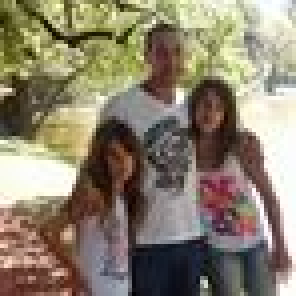
#> input picture scripts/13061976_1047124868659787_5735979009465037803_n.jpg, 74 x 74 px (shown 4 times larger); its folder holds 4 pictures in this run
$ python muestras_glob.py   (older library calls are emulated)
#> lines starting #> are read from the running program, lines starting #| are printed output that depends on the picture
# -*- coding: utf-8 -*-
"""
Created on Wed Aug  7 18:01:52 2019

@author: lione
"""

from PIL import Image
import cv2
import numpy as np
import os
import pandas as pd


archivo=list()

###genero df por tipo de feature - a su interior pueden seguir segmentandose x total/sup/inf/cent

###bins
###imagen total
bins1dt=256
bins3dt=[8,8,8]
binsedt=250

###imagen segmentos
bins1ds=80
bins3ds=[6,6,6]
binseds=250


df_h1dt=list()
df_h1ds=list()
df_h1di=list()
df_h1dc=list()

df_h3dt=list()
df_h3ds=list()
df_h3di=list()
df_h3dc=list()

df_edgest=list()
df_edgess=list()
df_edgesi=list()
df_edgesc=list()


###genero vectores para ciu_ita
files=os.listdir()

for i in files:
    try:
        archivo.append(i)
        img = Image.open(i)
#> img is the input picture: PIL image 74x74 RGB; mean R, G, B 139, 128.8, 109.8
        img = img.resize((74,74), Image.ANTIALIAS)
        img=np.array(img)
        sup = img[0:10, 0:74]
        inf = img[64:74, 0:74]
        cent = img[22:58, 22:58]
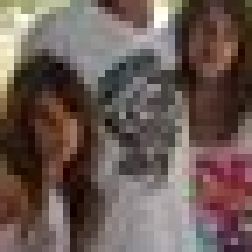
#> cent: shape (36, 36, 3) (shown 7 times larger); mean R, G, B 106.6, 89.9, 84.2


###genero vectores para imagen total

        feat_vec_h1d=list()
        feat_vec_h3d=list()
        feat_vec_edges=list()

    ###vector de histograma 1d
        hist1d(img, bins1dt, feat_vec_h1d)


    ###vector de histograma 3d

        hist3d(img, bins3dt, feat_vec_h3d)


    ###vector de edges
        edges(img, feat_vec_edges, 40, 90)

        df_h1dt.append(feat_vec_h1d)
        df_h3dt.append(feat_vec_h3d)
        df_edgest.append(feat_vec_edges)

###genero vectores para superior

        feat_vec_h1d=list()
        feat_vec_h3d=list()
        feat_vec_edges=list()

    ###vector de histograma 1d
        hist1d(sup, bins1ds, feat_vec_h1d)


    ###vector de histograma 3d

        hist3d(sup, bins3dt, feat_vec_h3d)

    ###vector de edges
        edges(sup, feat_vec_edges, 40, 90)

        df_h1ds.append(feat_vec_h1d)
        df_h3ds.append(feat_vec_h3d)
        df_edgess.append(feat_vec_edges)

###genero vectores para inferior

        feat_vec_h1d=list()
        feat_vec_h3d=list()
        feat_vec_edges=list()

    ###vector de histograma 1d
        hist1d(inf, bins1ds, feat_vec_h1d)


    ###vector de histograma 3d

        hist3d(inf, bins3dt, feat_vec_h3d)

    ###vector de edges
        edges(inf, feat_vec_edges, 40, 90)

        df_h1di.append(feat_vec_h1d)
        df_h3di.append(feat_vec_h3d)
        df_edgesi.append(feat_vec_edges)

###genero vectores para centro

        feat_vec_h1d=list()
        feat_vec_h3d=list()
        feat_vec_edges=list()

    ###vector de histograma 1d

        hist1d(cent, bins1ds, feat_vec_h1d)


    ###vector de histograma 3d

        hist3d(cent, bins3dt, feat_vec_h3d)

    ###vector de edges
        edges(cent, feat_vec_edges, 40, 90)

        df_h1dc.append(feat_vec_h1d)
        df_h3dc.append(feat_vec_h3d)
        df_edgesc.append(feat_vec_edges)


    except:
        pass
#> pass 2 of the loop `for i in files:`:
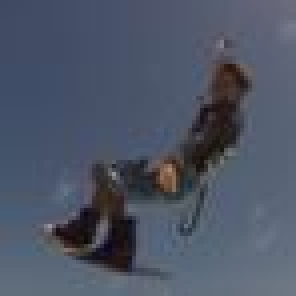
#> input picture scripts/13390_10152722879190683_1193453913958547517_n.jpg, 74 x 74 px (shown 4 times larger)
#> img is the input picture: PIL image 74x74 RGB; mean R, G, B 77.5, 85.3, 102.1
#> `cent = img[22:58, 22:58]`:
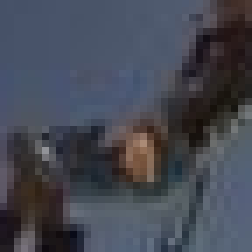
#> cent: shape (36, 36, 3) (shown 7 times larger); mean R, G, B 69.2, 72.4, 83.2
#> pass 3 of the loop `for i in files:`:
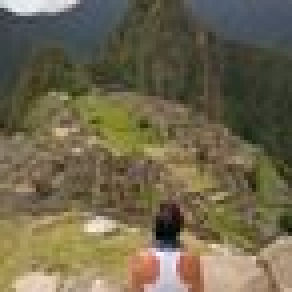
#> input picture scripts/1378570_10202138276763299_735989350_n.jpg, 73 x 73 px (shown 4 times larger)
#> img is the input picture: PIL image 73x73 RGB; mean R, G, B 111.6, 103, 77.5
#> `img = img.resize((74,74), Image.ANTIALIAS)`:
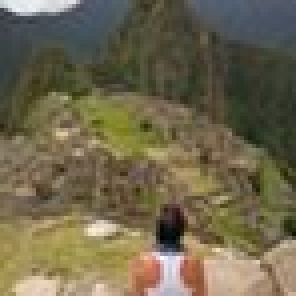
#> img: PIL image 74x74 RGB (shown 4 times larger); mean R, G, B 111.6, 102.9, 77.5
#> `cent = img[22:58, 22:58]`:
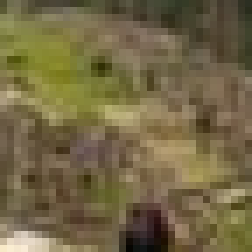
#> cent: shape (36, 36, 3) (shown 7 times larger); mean R, G, B 115.6, 103.3, 68.8
#> the loop made 5 passes; the first 3 are shown

###armo data set´s

df_h1dt=pd.DataFrame(df_h1dt)
n_cols=df_h1dt.shape[1]
#> n_cols = 0
labels=['df_h1dt'+str(x) for x in list(range(0,n_cols))]
#> labels = []
df_h1dt.columns=labels

df_h1ds=pd.DataFrame(df_h1ds)
n_cols=df_h1ds.shape[1]
labels=['df_h1ds'+str(x) for x in list(range(0,n_cols))]
df_h1ds.columns=labels

df_h1di=pd.DataFrame(df_h1di)
n_cols=df_h1di.shape[1]
labels=['df_h1di'+str(x) for x in list(range(0,n_cols))]
df_h1di.columns=labels

df_h1dc=pd.DataFrame(df_h1dc)
n_cols=df_h1dc.shape[1]
labels=['df_h1dc'+str(x) for x in list(range(0,n_cols))]
df_h1dc.columns=labels

df_h3dt=pd.DataFrame(df_h3dt)
n_cols=df_h3dt.shape[1]
labels=['df_h3dt'+str(x) for x in list(range(0,n_cols))]
df_h3dt.columns=labels

df_h3ds=pd.DataFrame(df_h3ds)
n_cols=df_h3ds.shape[1]
labels=['df_h3ds'+str(x) for x in list(range(0,n_cols))]
df_h3ds.columns=labels

df_h3di=pd.DataFrame(df_h3di)
n_cols=df_h3di.shape[1]
labels=['df_h3di'+str(x) for x in list(range(0,n_cols))]
df_h3di.columns=labels

df_h3dc=pd.DataFrame(df_h3dc)
n_cols=df_h3dc.shape[1]
labels=['df_h3dc'+str(x) for x in list(range(0,n_cols))]
df_h3dc.columns=labels

df_edgest=pd.DataFrame(df_edgest)
n_cols=df_edgest.shape[1]
labels=['df_edgest'+str(x) for x in list(range(0,n_cols))]
df_edgest.columns=labels

df_edgess=pd.DataFrame(df_edgess)
n_cols=df_edgess.shape[1]
labels=['df_edgess'+str(x) for x in list(range(0,n_cols))]
df_edgess.columns=labels


df_edgesi=pd.DataFrame(df_edgesi)
n_cols=df_edgesi.shape[1]
labels=['df_edgesi'+str(x) for x in list(range(0,n_cols))]
df_edgesi.columns=labels

df_edgesc=pd.DataFrame(df_edgesc)
n_cols=df_edgesc.shape[1]
labels=['df_edgesc'+str(x) for x in list(range(0,n_cols))]
df_edgesc.columns=labels


###paso todo a un DF

tot=pd.concat([df_h1ds,df_h3ds, df_edgess,df_h1di,df_h3di, df_edgesi, df_h1dc,df_h3dc, df_edgesc,df_h1dt,df_h3dt, df_edgest,], axis=1)

tot.index=archivo

tot.to_csv('C:\\Users\\lione\\Dropbox\\Trabajo_perfiles\\Perfiles_glob_ds.csv')
